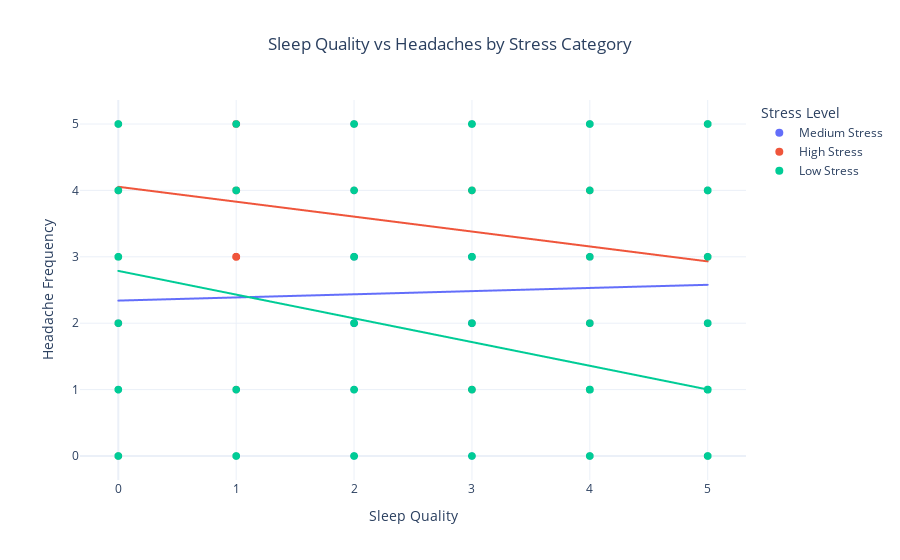

The cell this chart's notebook holds for it:
### Markdown cell above
### Sleep Quality vs Headaches by Stress Category

### Code cell
df["stress_label"] = df["stress_level"].map({
    0: "Low Stress",
    1: "Medium Stress",
    2: "High Stress"
})

fig = px.scatter(
    df,
    x="sleep_quality",
    y="headache",
    color="stress_label",
    trendline="ols",
    title="Sleep Quality vs Headaches by Stress Category"
)

fig.update_layout(
    title_x=0.5,
    template="plotly_white",
    legend_title_text="Stress Level",
    xaxis_title="Sleep Quality",
    yaxis_title="Headache Frequency"
)

fig.update_traces(marker=dict(size=8))

fig.show()

### Figure 1 — Plotly figure (JSON) as saved in the notebook; plotly's stock layout.template omitted (floating-point values rounded to 4 significant figures; data arrays with more than 128 entries replaced by an {"elided": "..."} marker saying what was removed)
{"data": [{"hovertemplate": "stress_label=Medium Stress<br>sleep_quality=%{x}<br>headache=%{y}<extra></extra>", "legendgroup": "Medium Stress", "marker": {"color": "#636efa", "size": 8, "symbol": "circle"}, "mode": "markers", "name": "Medium Stress", "showlegend": true, "type": "scattergl", "x": {"elided": "358 int values"}, "xaxis": "x", "y": {"elided": "358 int values"}, "yaxis": "y"}, {"hovertemplate": "<b>OLS trendline</b><br>headache = 0.0475956 * sleep_quality + 2.34044<br>R<sup>2</sup>=0.002376<br><br>stress_label=Medium Stress<br>sleep_quality=%{x}<br>headache=%{y} <b>(trend)</b><extra></extra>", "legendgroup": "Medium Stress", "marker": {"color": "#636efa", "size": 8, "symbol": "circle"}, "mode": "lines", "name": "Medium Stress", "showlegend": false, "type": "scattergl", "x": {"elided": "358 int values"}, "xaxis": "x", "y": {"elided": "358 float values"}, "yaxis": "y"}, {"hovertemplate": "stress_label=High Stress<br>sleep_quality=%{x}<br>headache=%{y}<extra></extra>", "legendgroup": "High Stress", "marker": {"color": "#EF553B", "size": 8, "symbol": "circle"}, "mode": "markers", "name": "High Stress", "showlegend": true, "type": "scattergl", "x": {"elided": "369 int values"}, "xaxis": "x", "y": {"elided": "369 int values"}, "yaxis": "y"}, {"hovertemplate": "<b>OLS trendline</b><br>headache = -0.22471 * sleep_quality + 4.05443<br>R<sup>2</sup>=0.042803<br><br>stress_label=High Stress<br>sleep_quality=%{x}<br>headache=%{y} <b>(trend)</b><extra></extra>", "legendgroup": "High Stress", "marker": {"color": "#EF553B", "size": 8, "symbol": "circle"}, "mode": "lines", "name": "High Stress", "showlegend": false, "type": "scattergl", "x": {"elided": "369 int values"}, "xaxis": "x", "y": {"elided": "369 float values"}, "yaxis": "y"}, {"hovertemplate": "stress_label=Low Stress<br>sleep_quality=%{x}<br>headache=%{y}<extra></extra>", "legendgroup": "Low Stress", "marker": {"color": "#00cc96", "size": 8, "symbol": "circle"}, "mode": "markers", "name": "Low Stress", "showlegend": true, "type": "scattergl", "x": {"elided": "373 int values"}, "xaxis": "x", "y": {"elided": "373 int values"}, "yaxis": "y"}, {"hovertemplate": "<b>OLS trendline</b><br>headache = -0.357286 * sleep_quality + 2.78784<br>R<sup>2</sup>=0.174367<br><br>stress_label=Low Stress<br>sleep_quality=%{x}<br>headache=%{y} <b>(trend)</b><extra></extra>", "legendgroup": "Low Stress", "marker": {"color": "#00cc96", "size": 8, "symbol": "circle"}, "mode": "lines", "name": "Low Stress", "showlegend": false, "type": "scattergl", "x": {"elided": "373 int values"}, "xaxis": "x", "y": {"elided": "373 float values"}, "yaxis": "y"}], "layout": {"legend": {"title": {"text": "Stress Level"}, "tracegroupgap": 0}, "title": {"text": "Sleep Quality vs Headaches by Stress Category", "x": 0.5}, "xaxis": {"anchor": "y", "domain": [0, 1], "title": {"text": "Sleep Quality"}}, "yaxis": {"anchor": "x", "domain": [0, 1], "title": {"text": "Headache Frequency"}}}}
